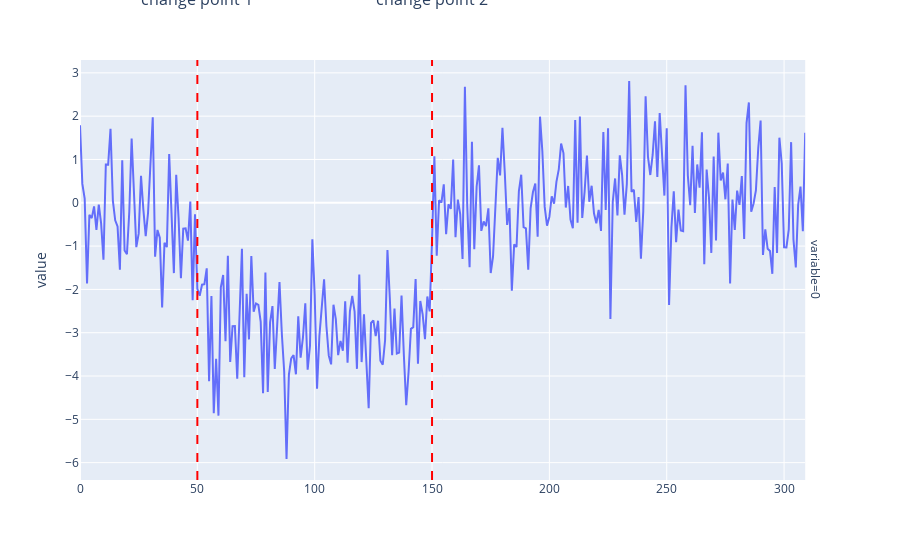

Notebook source saved alongside this figure:
### Markdown cell above
Detect points in time where the data distribution changes.

### Code cell
from skchange.datasets.generate import generate_changing_data
from utils import plot_changepoint_illustration


n = 310
cpts = [50, 150]
means = [0.0, -3, 0.0]
df_2cpts = generate_changing_data(n, cpts, means, random_state=3)
plot_changepoint_illustration(df_2cpts, cpts)

### Figure 1 — Plotly figure (JSON) as saved in the notebook; plotly's stock layout.template omitted (floating-point values rounded to 4 significant figures; data arrays with more than 128 entries replaced by an {"elided": "..."} marker saying what was removed)
{"data": [{"hovertemplate": "variable=0<br>index=%{x}<br>value=%{y}<extra></extra>", "legendgroup": "", "line": {"color": "#636efa", "dash": "solid"}, "marker": {"symbol": "circle"}, "mode": "lines", "name": "", "orientation": "v", "showlegend": false, "type": "scatter", "x": {"elided": "310 int values"}, "xaxis": "x", "y": {"elided": "310 float values"}, "yaxis": "y"}], "layout": {"annotations": [{"showarrow": false, "text": "variable=0", "textangle": 90, "x": 0.98, "xanchor": "left", "xref": "paper", "y": 0.5, "yanchor": "middle", "yref": "paper"}, {"font": {"size": 16}, "showarrow": false, "text": "change point 1", "x": 50, "xref": "x", "y": 1.2, "yref": "paper", "yshift": -10}, {"font": {"size": 16}, "showarrow": false, "text": "change point 2", "x": 150, "xref": "x", "y": 1.2, "yref": "paper", "yshift": -10}], "legend": {"tracegroupgap": 0}, "margin": {"t": 60}, "shapes": [{"line": {"color": "red", "dash": "dash"}, "type": "line", "x0": 50, "x1": 50, "xref": "x", "y0": 0, "y1": 1, "yref": "y domain"}, {"line": {"color": "red", "dash": "dash"}, "type": "line", "x0": 150, "x1": 150, "xref": "x", "y0": 0, "y1": 1, "yref": "y domain"}], "showlegend": false, "xaxis": {"anchor": "y", "domain": [0, 0.98], "title": {}}, "yaxis": {"anchor": "x", "domain": [0, 1], "title": {"text": "value"}}}}
